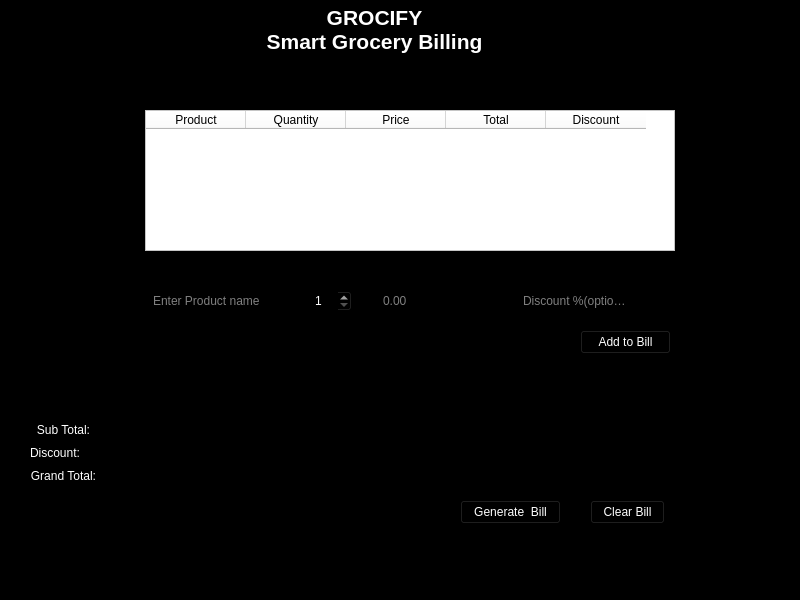
<?xml version="1.0" encoding="UTF-8"?>
<ui version="4.0">
 <class>BillingScreen</class>
 <widget class="QMainWindow" name="BillingScreen">
  <property name="geometry">
   <rect>
    <x>0</x>
    <y>0</y>
    <width>800</width>
    <height>600</height>
   </rect>
  </property>
  <property name="windowTitle">
   <string>MainWindow</string>
  </property>
  <property name="styleSheet">
   <string notr="true">background-color:black;</string>
  </property>
  <widget class="QWidget" name="centralwidget">
   <widget class="QWidget" name="horizontalLayoutWidget">
    <property name="geometry">
     <rect>
      <x>140</x>
      <y>0</y>
      <width>501</width>
      <height>91</height>
     </rect>
    </property>
    <layout class="QHBoxLayout" name="horizontalLayout"/>
   </widget>
   <widget class="QLabel" name="labelDateTime">
    <property name="geometry">
     <rect>
      <x>270</x>
      <y>20</y>
      <width>273</width>
      <height>56</height>
     </rect>
    </property>
    <property name="text">
     <string>Date/Time</string>
    </property>
    <property name="alignment">
     <set>Qt::AlignmentFlag::AlignBottom|Qt::AlignmentFlag::AlignRight|Qt::AlignmentFlag::AlignTrailing</set>
    </property>
   </widget>
   <widget class="QLabel" name="labelHeader">
    <property name="geometry">
     <rect>
      <x>150</x>
      <y>-30</y>
      <width>449</width>
      <height>119</height>
     </rect>
    </property>
    <property name="font">
     <font>
      <pointsize>16</pointsize>
      <bold>true</bold>
     </font>
    </property>
    <property name="styleSheet">
     <string notr="true">color:white;</string>
    </property>
    <property name="text">
     <string>GROCIFY
Smart Grocery Billing</string>
    </property>
    <property name="alignment">
     <set>Qt::AlignmentFlag::AlignCenter</set>
    </property>
   </widget>
   <widget class="QTableWidget" name="tableBill">
    <property name="geometry">
     <rect>
      <x>145</x>
      <y>110</y>
      <width>530</width>
      <height>141</height>
     </rect>
    </property>
    <property name="styleSheet">
     <string notr="true">background-color:white;</string>
    </property>
    <property name="tabKeyNavigation">
     <bool>false</bool>
    </property>
    <property name="showDropIndicator" stdset="0">
     <bool>false</bool>
    </property>
    <property name="alternatingRowColors">
     <bool>true</bool>
    </property>
    <property name="selectionMode">
     <enum>QAbstractItemView::SelectionMode::SingleSelection</enum>
    </property>
    <property name="selectionBehavior">
     <enum>QAbstractItemView::SelectionBehavior::SelectRows</enum>
    </property>
    <column>
     <property name="text">
      <string>Product</string>
     </property>
    </column>
    <column>
     <property name="text">
      <string>Quantity</string>
     </property>
    </column>
    <column>
     <property name="text">
      <string>Price</string>
     </property>
    </column>
    <column>
     <property name="text">
      <string>Total</string>
     </property>
    </column>
    <column>
     <property name="text">
      <string>Discount</string>
     </property>
    </column>
   </widget>
   <widget class="QWidget" name="formLayoutWidget">
    <property name="geometry">
     <rect>
      <x>30</x>
      <y>420</y>
      <width>321</width>
      <height>101</height>
     </rect>
    </property>
    <layout class="QFormLayout" name="formLayout">
     <item row="0" column="0">
      <widget class="QLabel" name="labelSubtotalValue">
       <property name="minimumSize">
        <size>
         <width>60</width>
         <height>20</height>
        </size>
       </property>
       <property name="styleSheet">
        <string notr="true">color:white;</string>
       </property>
       <property name="midLineWidth">
        <number>100</number>
       </property>
       <property name="text">
        <string>Sub Total:</string>
       </property>
       <property name="alignment">
        <set>Qt::AlignmentFlag::AlignRight|Qt::AlignmentFlag::AlignTrailing|Qt::AlignmentFlag::AlignVCenter</set>
       </property>
      </widget>
     </item>
     <item row="2" column="0">
      <widget class="QLabel" name="labelTotalValue">
       <property name="minimumSize">
        <size>
         <width>60</width>
         <height>20</height>
        </size>
       </property>
       <property name="styleSheet">
        <string notr="true">color:white;</string>
       </property>
       <property name="text">
        <string>Grand Total:</string>
       </property>
       <property name="alignment">
        <set>Qt::AlignmentFlag::AlignRight|Qt::AlignmentFlag::AlignTrailing|Qt::AlignmentFlag::AlignVCenter</set>
       </property>
      </widget>
     </item>
     <item row="1" column="0">
      <widget class="QLabel" name="labelDiscountValue">
       <property name="styleSheet">
        <string notr="true">color:white;</string>
       </property>
       <property name="text">
        <string>Discount:</string>
       </property>
      </widget>
     </item>
    </layout>
   </widget>
   <widget class="QPushButton" name="btnGenerateBill">
    <property name="geometry">
     <rect>
      <x>460</x>
      <y>500</y>
      <width>101</width>
      <height>24</height>
     </rect>
    </property>
    <property name="styleSheet">
     <string notr="true">color:white;</string>
    </property>
    <property name="text">
     <string>Generate  Bill</string>
    </property>
   </widget>
   <widget class="QPushButton" name="btnClearBill">
    <property name="geometry">
     <rect>
      <x>590</x>
      <y>500</y>
      <width>75</width>
      <height>24</height>
     </rect>
    </property>
    <property name="styleSheet">
     <string notr="true">color:white;</string>
    </property>
    <property name="text">
     <string>Clear Bill</string>
    </property>
   </widget>
   <widget class="QLineEdit" name="lineEditProduct">
    <property name="geometry">
     <rect>
      <x>150</x>
      <y>290</y>
      <width>131</width>
      <height>22</height>
     </rect>
    </property>
    <property name="styleSheet">
     <string notr="true">color:white;</string>
    </property>
    <property name="text">
     <string/>
    </property>
    <property name="placeholderText">
     <string>Enter Product name</string>
    </property>
   </widget>
   <widget class="QSpinBox" name="spinBoxQuantity">
    <property name="geometry">
     <rect>
      <x>310</x>
      <y>290</y>
      <width>42</width>
      <height>22</height>
     </rect>
    </property>
    <property name="styleSheet">
     <string notr="true">color:white;</string>
    </property>
    <property name="minimum">
     <number>1</number>
    </property>
   </widget>
   <widget class="QLineEdit" name="lineEditPrice">
    <property name="geometry">
     <rect>
      <x>380</x>
      <y>290</y>
      <width>113</width>
      <height>22</height>
     </rect>
    </property>
    <property name="styleSheet">
     <string notr="true">color:white;</string>
    </property>
    <property name="text">
     <string/>
    </property>
    <property name="placeholderText">
     <string>0.00</string>
    </property>
   </widget>
   <widget class="QPushButton" name="btnAddToBill">
    <property name="geometry">
     <rect>
      <x>580</x>
      <y>330</y>
      <width>91</width>
      <height>24</height>
     </rect>
    </property>
    <property name="styleSheet">
     <string notr="true">color:white;</string>
    </property>
    <property name="text">
     <string>Add to Bill</string>
    </property>
   </widget>
   <widget class="QLineEdit" name="lineEditDiscount">
    <property name="geometry">
     <rect>
      <x>520</x>
      <y>290</y>
      <width>113</width>
      <height>22</height>
     </rect>
    </property>
    <property name="styleSheet">
     <string notr="true">color:white;</string>
    </property>
    <property name="placeholderText">
     <string>Discount %(optional)</string>
    </property>
   </widget>
  </widget>
  <widget class="QMenuBar" name="menubar">
   <property name="geometry">
    <rect>
     <x>0</x>
     <y>0</y>
     <width>800</width>
     <height>24</height>
    </rect>
   </property>
  </widget>
  <widget class="QStatusBar" name="statusbar"/>
 </widget>
 <resources/>
 <connections/>
</ui>
